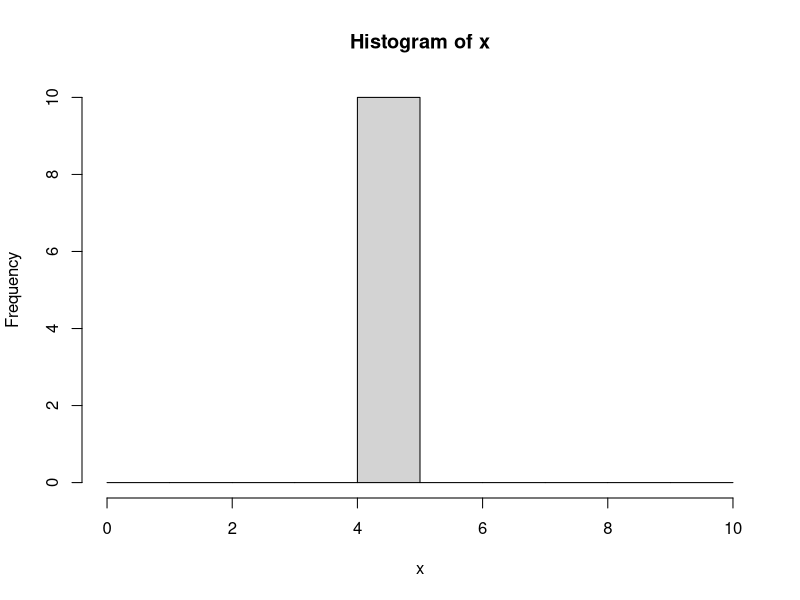
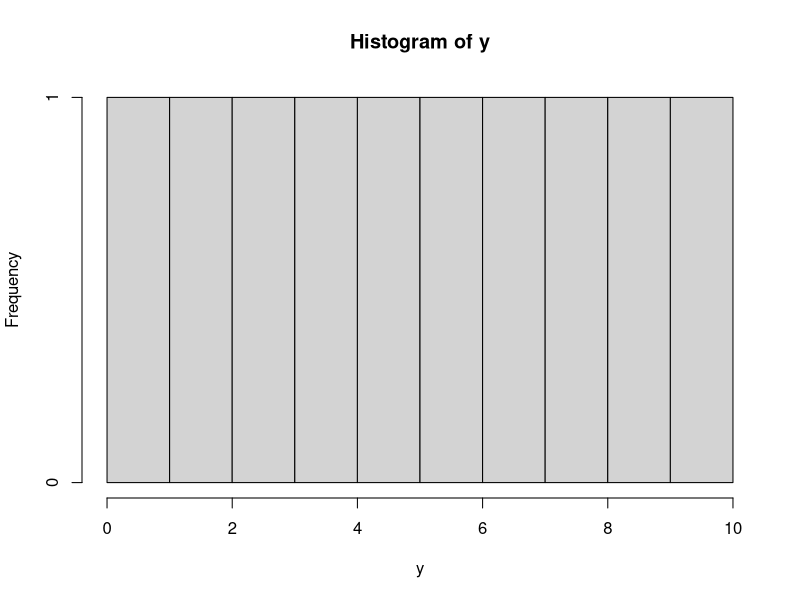
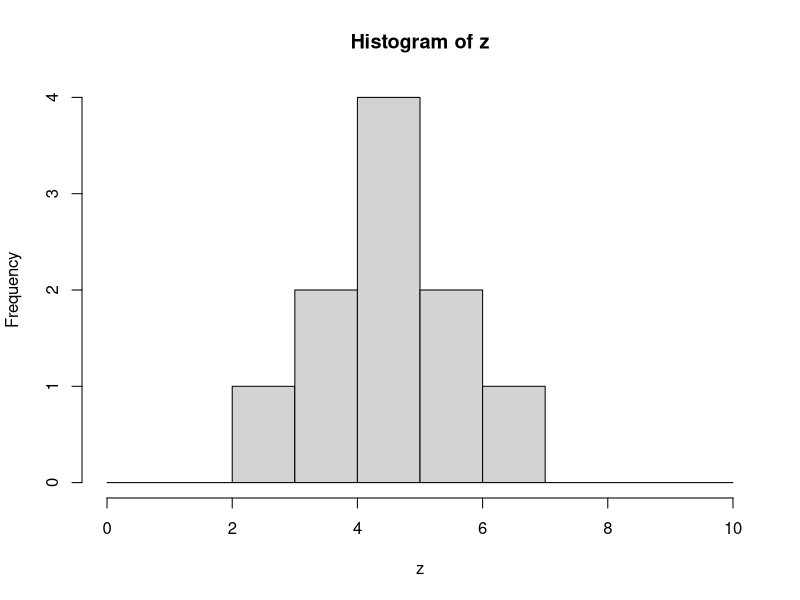

The R source for these figures, in order:
## 평균과 중앙값 특성
# 평균이 극단적인 값에 중앙값 보다 더 민감
# 대칭 분포: 평균과 중앙값이 비슷
# 왼쪽으로 기운 분포(stew to left): 중앙값 > 평균
# 오른쪽으로 기운 분포(stew to right): 중앙값 < 평균

## boxplot 이론
# 예시 데이터: 1 2 3 4 5 6 7 8 9 10
# 중앙값: 5.5
# Quartiles(사분위수): Q1 = 3, Q2(중앙값) = 5.5, Q3 = 8   
# IQR: Interquartile range = Q3 - Q1
# 가상 울타리: 
#   오른쪽(upper fence): Q3 + 1.5 * IQR 
#   왼쪽(lower fence): Q1 - 1.5 * IQR
# 데이터 중에 울타리 안에서 가장 큰, 작은 데이터 포인트를 구한다.
# 가상 울타리 -> whisker (가장 큰, 작은 데이터 포인트) 로 변경

## boxplot 작성 예시
# 1 2 3 4 5 6 7 8 9 10 20
# median: 6
# Q1: 3.5 Q3: 8.5
# IQR = Q3 - Q1 = 5
# upper fence = 8.5 + 1.5 * 5 = 16
# lower fence = 3.5 - 1.5 * 5 = -4
# 울타리 안에서 가장 큰 값, 작은 값: 10, 1
# 20은 울타리 밖에 점으로 표시

## IQR
# 분포의 퍼짐을 측정하는 통계지표
# Interquartile range: Q3 - Q1

# 데이터셋 예시1
# 1 2 2 3 3 3 4 4 5
# median: 3 mean: 3
# Q2: 3, Q1: 2, Q3: 4
# IQR: 2

# 예시2
# 1 2 3 4 5 6 7 8 9
# median: 5 mean: 5
# Q2: 5, Q1: 3, Q3: 7
# IQR: 4

## 분산과 표준편차
# data set: 5 4 1 2 3
# n = 5, mean = 3, variance = 2.5, standard deviation = sqrt(2.5)
set.seed(1234)
x <- sample(1:10, 6)
mean(x)
sum((x - mean(x))^2)/(6-1)
var(x)
sqrt(var(x))

x <- rep(5, 10)
y <- c(1:10)
z <- c(3,4,5,6,7,4,5,6,5,5)

hist(x, breaks = 0:10)
hist(y, breaks = 0:10)
hist(z, breaks = 0:10)

sd(x)
sd(y)
sd(z)
